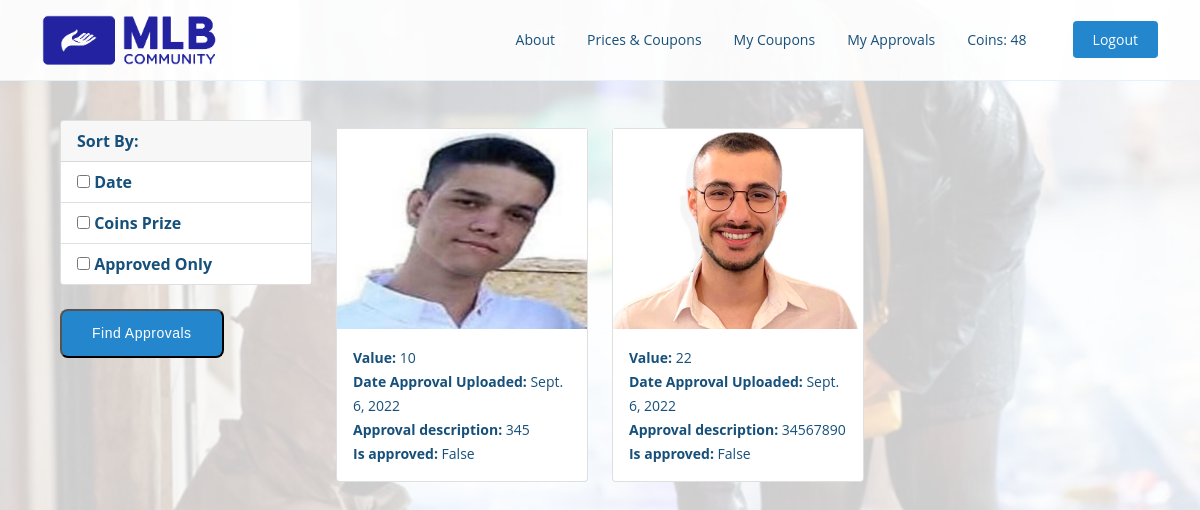
The app's page /myapprovals (signed in), older data.
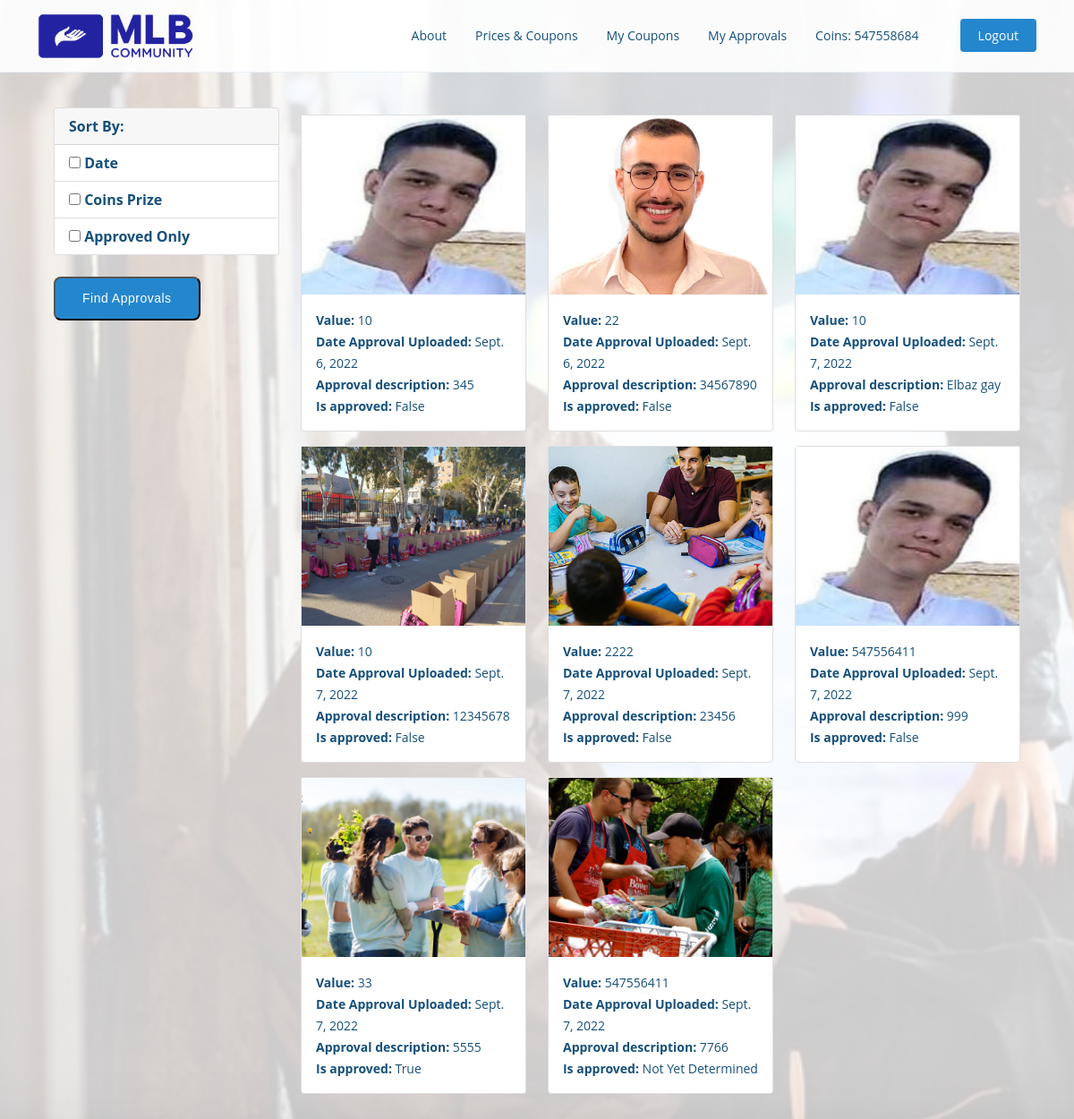
The same page, newer data.
### myapp/models.py (models this page shows, shortened)
class UserExtend(models.Model):
    user = OneToOneField(User, on_delete=models.CASCADE)
    coins = IntegerField()
    coupons_list = CharField(max_length=1000000, null=True, blank=True)
    coupons_counter = IntegerField(default=0)
    date_list = CharField(max_length=1000000, null=True, blank=True)
    store_list = CharField(max_length=1000000, null=True, blank=True)
    approvals = ForeignKey('ApprovedPost',on_delete=models.SET_NULL, null=True, blank=True)

class ApprovedPost(models.Model):
    date = DateField(default=date.today)
    description = CharField(blank=True, max_length=250, null=True)
    image = ImageField(upload_to="files/", null=True, blank=True)
    is_approved = BooleanField(default=None, blank=True, null=True)
    value = IntegerField(blank=True, default=0)
    user = ForeignKey(UserExtend, on_delete=models.SET_NULL, null=True, blank=True)

### myapp/views.py (the view, shortened to what this page needs)
# urls.py: path('myapprovals', views.myapprovals, name='myapprovals')]
def myapprovals(request):
    extendedUsers = UserExtend.objects.all()
    approvedPosts = ApprovedPost.objects.all()
    for e in extendedUsers:
        if e.user.username == request.user.username:
            extended = e
    approvedPostsFiltered = approvedPosts.filter(user=extended)
    return render(request,'myapprovals.html', {'approvedPostsFiltered': approvedPostsFiltered, 'extendedUsers': extendedUsers})

### templates/myapprovals.html (shortened to what this page needs)
{% load static %}
<!DOCTYPE html>
<html lang="en">
<head>
    <link href="{% static 'newStyleGallery.css' %}" rel="stylesheet">
    <link href="{% static 'newStyleGalleryExtra.css' %}" rel="stylesheet">
</head>
<header id="header" class="fixed-top">
    <div class="container d-flex align-items-center justify-content-between">
        <a href="/" class="logo"><img src="/files/files/MLBLogo.png" alt="" class="img-fluid" height="100"></a>
        {% include  "navbar.html" %}
    </div>
</header>
<br><br><br>
<body class="m-5">
    <form method="POST">
<div class="container">
    <div class="row">
        <div class="col-md-3">
            <div class="card">
                <div class="card-header" STYLE="color: #16507b;">
                    <b>Sort By:</b>
                </div>
                <ul class="list-group list-group-flush">
                <form method="POST">
                <li class=" list-group-item">
                <input type="checkbox" name='date' id="date">
                <label for="vehicle1" STYLE="color: #16507b;"> <b>Date</b></label><br></li></form>
                <li class=" list-group-item">
                <input type="checkbox" name='price' id="price"/>
                <label for="vehicle1" STYLE="color: #16507b;"> <b>Coins Prize</b></label><br></li>
                <li class=" list-group-item">
                <input type="checkbox" name='approved' id='approved'>
                <label for="vehicle1" STYLE="color: #16507b;"> <b>Approved Only</b></label><br></li></form>
            <br>
            <button type="submit" class="btn-get-started scrollto"  >Find Approvals</button>
            <div class="col-md-9">
                <div class="row">
                    {% for approval in approvedPostsFiltered %}
                        <div class="col-md-4">
                            <div class="card my-2">
                                <img class="image-thumbail" src="{{ approval.image.url }}" alt="Card image cap">
                                <div class="card-body">
                                    <b><small>Value: </b></small><small>{{ approval.value }} </b></small><br>
                                    <b><small>Date Approval Uploaded: </b></small><small>{{ approval.date }} </b></small><br>
                                    <b><small>Approval description: </b></small><small>{{ approval.description }} </b></small><br>
                                    <b><small>Is approved:  </b></small><small></small>
                                        {% if approval.is_approved is None %}
                                    <small>
                                        Not Yet Determined
                                    </small><br>
                                        {% else %}
                                    <small>
                                        {{ approval.is_approved }}
                                    </small>
                                        {% endif %}
                                </div>
                            </div>
                        </div>
                    {% empty %}
                        <h3>No Approvals Yet...</h3>
                    {% endfor %}
                </div>
            </div>
</body>
</html>

### templates/navbar.html (shortened to what this page needs)
<nav id="navbar" class="navbar">
    <ul>
        {% if user.is_authenticated %}
            {% for e in extendedUsers %}
                {% if e.user.username == user.username %}
                    {% if e.user.username == 'admin' %}
                        <li><a class="nav-link scrollto" href="admin_view_approvals">View Uploaded Approvals</a></li>
                        <li><a class="nav-link scrollto" href="admin_view_volunteering_requests">View Volunteering Requests</a></li>
                        <li><a class="nav-link scrollto" href="admin_view_existing_posts">View Existing Volunteering Options</a></li>
                        <li><a class="getstarted scrollto" href="logout">Logout</a></li>
                    {% else %}
                        <li><a class="nav-link scrollto" href="about">About</a></li>
                        <li><a class="nav-link scrollto" href="prices">Prices & Coupons</a></li>
                        <li><a class="nav-link scrollto" href="mycoupons">My Coupons</a></li>
                        <li><a class="nav-link scrollto" href="myapprovals">My Approvals</a></li>
                        <li><a class="nav-link scrollto" href="prices">Coins: {{ e.coins }}</a></li>
                        <li><a class="getstarted scrollto" href="logout">Logout</a></li>
                    {% endif %}
                {% endif %}
            {% endfor %}
        {% else %}
            <li><a class="nav-link scrollto" href="about">About</a></li>
            <li><a class="nav-link scrollto" href="prices">Prices & Coupons</a></li>
            <li><a class="getstarted scrollto" href="register">Register</a></li>
            <li><a class="getstarted scrollto" href="login">Login</a></li>
        {% endif %}
    </ul>
</nav>

### static/newStyleGalleryExtra.css (style rules this page uses)
body { font-family: "Open Sans", sans-serif; color: #444444; }
a { color: #2487ce; text-decoration: none; }
#header { transition: all 0.5s; background: rgba(255, 255, 255, 0.9); z-index: 997; padding: 15px 0; border-bottom: 1px solid #e6f2fb; }
#header .logo { font-size: 28px; margin: 0; padding: 0; line-height: 1; font-weight: 300; letter-spacing: 0.5px; font-family: "Poppins", sans-serif; }
#header .logo img { max-height: 50px; }
.navbar { padding: 0; }
.navbar ul { margin: 0; padding: 0; display: flex; list-style: none; align-items: left; }
.navbar li { position: relative; }
.navbar a, .navbar a:focus { display: flex; align-items: center; justify-content: space-between; font-size: 14px; color: #16507b; white-space: nowrap; transition: 0.3s; }
.navbar .getstarted, .navbar .getstarted:focus { background: #2487ce; padding: 8px 20px; margin-left: 30px; border-radius: 4px; color: #fff; }
.btn-get-started { position: relative; font-family: "Poppins", sans-serif; font-weight: 500; font-size: 14px; letter-spacing: 0.5px; display: inline-block; padding: 12px 30px; border-radius: 8px; transition: 0.5s; color: #fff; background: #2487ce; }

### templates/myapprovals.html (style rules this page uses)
.image-thumbail { height: 200px; object-fit: cover; }
body { background-image: url('../files/files/screen.png'); background-repeat: no-repeat; background-attachment: fixed; background-size: cover; }
small { color: #16507b; }

Row changes from the older to the newer data that the page shows:
changed UserExtend: coins "48" → "547558684"
added ApprovedPost: image (picture), value "10", date "Sept. 7, 2022", description "Elbaz gay", is_approved "False"
added ApprovedPost: image (picture), value "10", date "Sept. 7, 2022", description "12345678", is_approved "False"
added ApprovedPost: image (picture), value "2222", date "Sept. 7, 2022", description "23456", is_approved "False"
added ApprovedPost: image (picture), value "547556411", date "Sept. 7, 2022", description "999", is_approved "False"
added ApprovedPost: image (picture), value "33", date "Sept. 7, 2022", description "5555", is_approved "True"
added ApprovedPost: image (picture), value "547556411", date "Sept. 7, 2022", description "7766", shows "Not Yet Determined"
